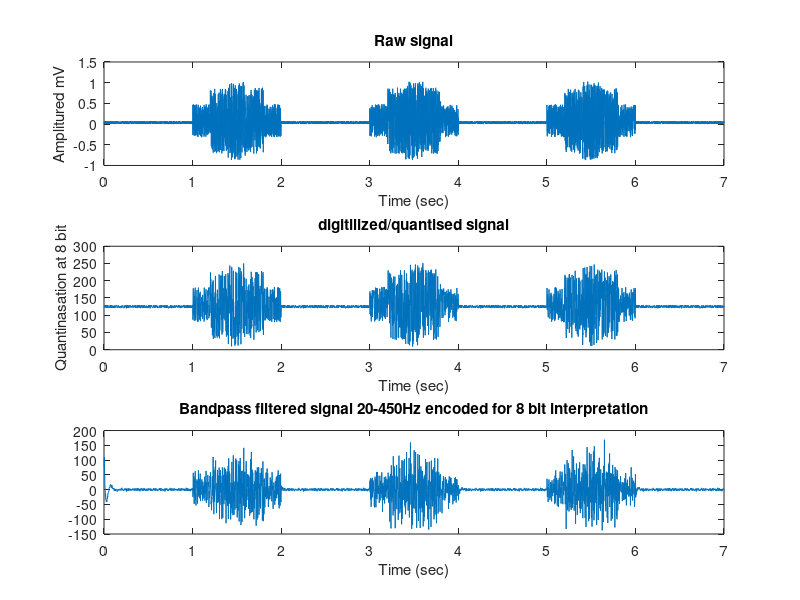

Write MATLAB code to recreate this figure.
% Generates an unfiltered emg signal based on bursts given as input
% Returns a vector with the values of the emg raw signal

clear all;
close all;
function emg_signal = rawSignal(bursts)
  rest = rand(1,1000) * 1.4 - 0.7 + 0.08;
  rest = mod(rest,0.07)
  emg_signal = rest;
  for i = 1:3
    muscle_burst_start = rand(1,200) * 0.8 - 0.4 + 0.08;
    emg_signal = [emg_signal,muscle_burst_start];
    muscle_burst_midstart = rand(1,200) * 1.6 - 0.8 + 0.08;
    emg_signal = [emg_signal,muscle_burst_midstart];
    muscle_burst = rand(1,200) * 1.9 -  0.95 + 0.08;
    emg_signal = [emg_signal,muscle_burst];
    muscle_burst_midend = rand(1,200) * 1.6 - 0.8 + 0.08
    emg_signal = [emg_signal,muscle_burst_midend];
    muscle_burst_end = rand(1,200) * 0.8 - 0.4 + 0.08
    emg_signal = [emg_signal,muscle_burst_end];
    emg_signal = [emg_signal,rest];
  endfor
endfunction

% Generates time stamps to normalise the values plotted bellow
% Returns the vector containing the values

function time_stamp = generateTimestamp(raw_signal,modified)
  echo off all;

  time_stamp(:,1) = [1:length(raw_signal)]' * 0.001 * modified;
endfunction

% First filter applied
% Since the signal is unfiltered we treat it as an analog signal
% This filter converts the analog signal to digital quantising the signal to 10 bits 
% Samples/second
% analog = 10000
% digital = 1000
function digitalSignal = analogToDigital(analogSignal)

bits = 8 
range = 1
analogSamplesPerSecond = 1000;
digitalSamplesPerSecond = 500;
downsampledSignal = downsample(analogSignal,analogSamplesPerSecond/digitalSamplesPerSecond);
digitalSignal = uencode(downsampledSignal,bits,range)
endfunction
% Second filter applied
% It takes as an input an digital sampled filter 
% Returns a filtered butterworth filtered banpass signal 
function filteredSignal = butterworthFilter(digitalSignal)
  %Nyquist sampling rate = digitalSamplesPerSecond / 2
  fs = 1000 / 2
  highBand = 20
  lowBand = 450 
  highPass = highBand / fs
  lowPass = lowBand / fs
  
  [b,a] = butter(3,[highPass,lowPass],"bandpass")
  filteredSignal = filter(b,a,digitalSignal)
endfunction
% Main program

signal = rawSignal(3)
correct_means = signal - mean(signal) 
digitalSignal = analogToDigital(correct_means)
filteredSignal = butterworthFilter(digitalSignal)
timesig = generateTimestamp(signal,1)
time = generateTimestamp(filteredSignal,2)


subplot(3,1,1)
plot(timesig,signal)
title("Raw signal")
xlabel("Time (sec)")
ylabel("Amplitured mV")


subplot(3,1,2)
plot(time,digitalSignal)
title("digitilized/quantised signal")
ylabel("Quantinasation at 8 bit")
xlabel("Time (sec)")

subplot(3,1,3)
plot(time,filteredSignal)
title("Bandpass filtered signal 20-450Hz encoded for 8 bit interpretation")
xlabel("Time (sec)")